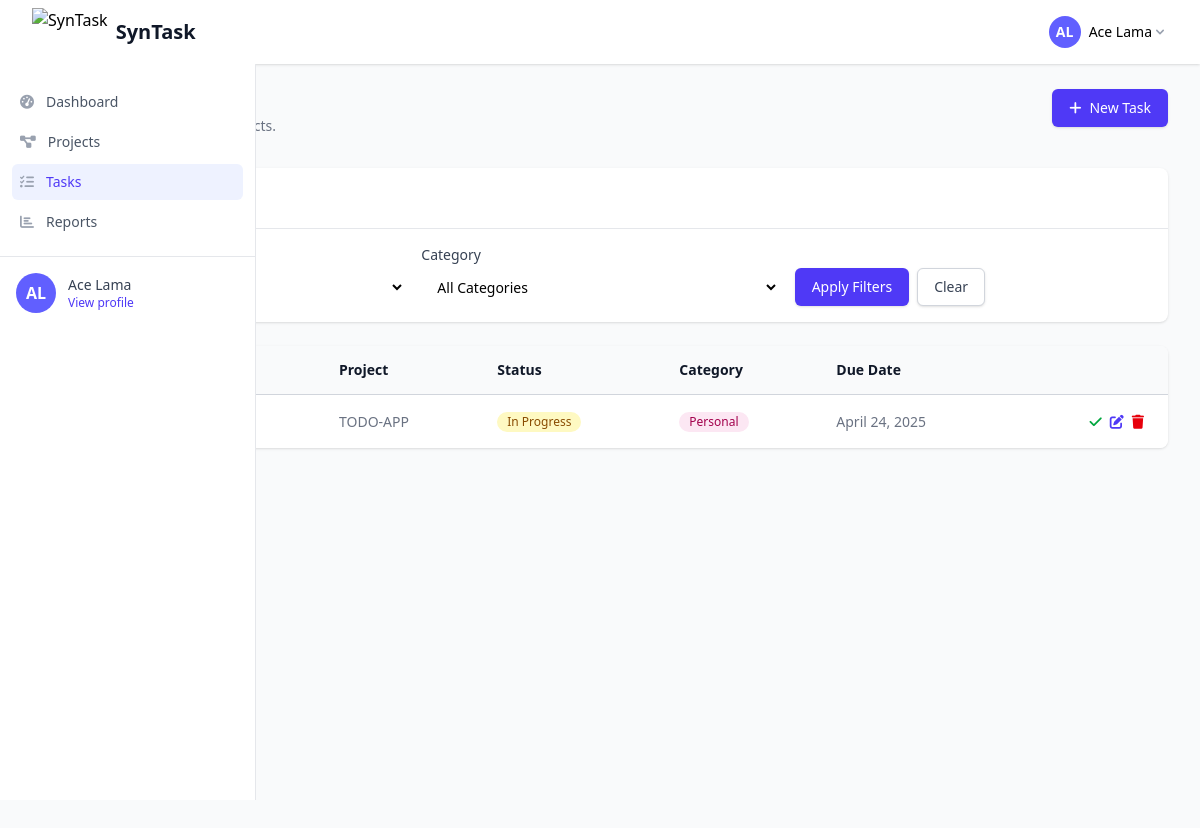
The app's page /projects/tasks/ (signed in) with its own data.
### accounts/models.py (models this page shows, shortened)
class User(AbstractUser):
    ROLE_CHOICES = (
        ('admin', 'Admin'),
        ('user', 'Regular User'),
    )
    username = None
    email = models.EmailField(_('email address'), unique=True)
    role = models.CharField(max_length=20, choices=ROLE_CHOICES, default='user')
    two_factor_enabled = models.BooleanField(default=False)
    USERNAME_FIELD = 'email'
    REQUIRED_FIELDS = ['first_name', 'last_name']
    objects = UserManager()

### projects/models.py (models this page shows, shortened)
class Task(models.Model):
    STATUS_CHOICES = [
        ('active', 'Active'),
        ('in_progress', 'In Progress'),
        ('complete', 'Complete'),
    ]
    CATEGORY_CHOICES = [
        ('work', 'Work'),
        ('personal', 'Personal'),
        ('health', 'Health'),
        ('education', 'Education'),
        ('other', 'Other'),
    ]
    title = models.CharField(max_length=200)
    description = models.TextField(blank=True)
    project = models.ForeignKey(Project, on_delete=models.CASCADE, related_name='tasks')
    due_date = models.DateField(null=True, blank=True)
    status = models.CharField(max_length=20, choices=STATUS_CHOICES, default='active')
    category = models.CharField(max_length=20, choices=CATEGORY_CHOICES, default='work')
    created_by = models.ForeignKey(User, on_delete=models.CASCADE)
    created_at = models.DateTimeField(auto_now_add=True)
    updated_at = models.DateTimeField(auto_now=True)
    def is_overdue(self):
        if self.due_date:
            return self.due_date < timezone.now().date() and self.status != 'complete'
        return False
    class Meta:
        ordering = ['due_date', '-updated_at']

class Project(models.Model):
    name = models.CharField(max_length=100)
    description = models.TextField(blank=True)
    owner = models.ForeignKey(User, on_delete=models.CASCADE, related_name='projects')
    created_at = models.DateTimeField(auto_now_add=True)
    updated_at = models.DateTimeField(auto_now=True)
    is_completed = models.BooleanField(default=False)
    class Meta:
        ordering = ['-updated_at']

### projects/views.py (the view)
# urls.py: path('tasks/', views.task_list, name='task_list'),
@login_required
def task_list(request):
    tasks = Task.objects.filter(created_by=request.user).order_by('-updated_at')
    status_filter = request.GET.get('status')
    category_filter = request.GET.get('category')
    if status_filter:
        tasks = tasks.filter(status=status_filter)
    if category_filter:
        tasks = tasks.filter(category=category_filter)
    context = {
        'tasks': tasks,
        'status_filter': status_filter,
        'category_filter': category_filter,
    }
    return render(request, 'projects/task_list.html', context)

### theme/templates/projects/task_list.html (shortened to what this page needs)
{% extends "base.html" %}
{% load static %}
{% block content %}
<div class="max-w-7xl mx-auto">
    <div class="sm:flex sm:items-center mb-8">
        <div class="sm:flex-auto">
            <h1 class="text-2xl font-bold text-gray-900">Tasks</h1>
            <p class="mt-1 text-sm text-gray-500">A list of all your tasks across projects.</p>
        </div>
        <div class="mt-4 sm:mt-0 sm:ml-16 sm:flex-none">
            <a href="{% url 'project_create' %}" class="inline-flex items-center justify-center rounded-md border border-transparent bg-indigo-600 px-4 py-2 text-sm font-medium text-white shadow-sm hover:bg-indigo-700 focus:outline-none focus:ring-2 focus:ring-indigo-500 focus:ring-offset-2 sm:w-auto">
                <i class="fas fa-plus mr-2"></i> New Task
            </a>
        </div>
    </div>
    <div class="bg-white shadow rounded-lg overflow-hidden mb-6">
        <div class="p-4 border-b border-gray-200">
            <h2 class="text-lg font-medium text-gray-900">Filters</h2>
        </div>
        <div class="p-4">
            <form method="get" class="grid grid-cols-1 md:grid-cols-3 gap-4">
                <div>
                    <label for="status" class="block text-sm font-medium text-gray-700">Status</label>
                </div>
                <div>
                    <label for="category" class="block text-sm font-medium text-gray-700">Category</label>
                    <select id="category" name="category" class="mt-1 block w-full pl-3 pr-10 py-2 text-base border-gray-300 focus:outline-none focus:ring-indigo-500 focus:border-indigo-500 sm:text-sm rounded-md">
                        <option value="">All Categories</option>
                    </select>
                </div>
                <div class="flex items-end">
                    <button type="submit" class="inline-flex items-center px-4 py-2 border border-transparent text-sm font-medium rounded-md shadow-sm text-white bg-indigo-600 hover:bg-indigo-700 focus:outline-none focus:ring-2 focus:ring-offset-2 focus:ring-indigo-500">
                        Apply Filters
                    </button>
                    <a href="{% url 'task_list' %}" class="ml-2 inline-flex items-center px-4 py-2 border border-gray-300 shadow-sm text-sm font-medium rounded-md text-gray-700 bg-white hover:bg-gray-50 focus:outline-none focus:ring-2 focus:ring-offset-2 focus:ring-indigo-500">
                        Clear
                    </a>
                </div>
            </form>
        </div>
    </div>
    <div class="bg-white shadow rounded-lg overflow-hidden">
        {% if tasks %}
        <div class="overflow-x-auto">
            <table class="min-w-full divide-y divide-gray-300">
                <thead class="bg-gray-50">
                    <tr>
                        <th scope="col" class="py-3.5 pl-4 pr-3 text-left text-sm font-semibold text-gray-900">Task</th>
                        <th scope="col" class="px-3 py-3.5 text-left text-sm font-semibold text-gray-900">Project</th>
                        <th scope="col" class="px-3 py-3.5 text-left text-sm font-semibold text-gray-900">Status</th>
                        <th scope="col" class="px-3 py-3.5 text-left text-sm font-semibold text-gray-900">Category</th>
                        <th scope="col" class="px-3 py-3.5 text-left text-sm font-semibold text-gray-900">Due Date</th>
                        <th scope="col" class="relative py-3.5 pl-3 pr-4 sm:pr-6">
                        </th>
                    </tr>
                </thead>
                <tbody class="divide-y divide-gray-200 bg-white">
                    {% for task in tasks %}
                    <tr>
                        <td class="whitespace-nowrap py-4 pl-4 pr-3 text-sm font-medium text-gray-900">{{ task.title }}</td>
                        <td class="whitespace-nowrap px-3 py-4 text-sm text-gray-500">{{ task.project.name }}</td>
                        <td class="whitespace-nowrap px-3 py-4 text-sm text-gray-500">
                            <span class="inline-flex items-center px-2.5 py-0.5 rounded-full text-xs font-medium
                                {% if task.status == 'active' %}bg-blue-100 text-blue-800
                                {% elif task.status == 'in_progress' %}bg-yellow-100 text-yellow-800
                                {% else %}bg-green-100 text-green-800{% endif %}">
                                {{ task.get_status_display }}
                            </span>
                        </td>
                        <td class="whitespace-nowrap px-3 py-4 text-sm text-gray-500">
                            <span class="inline-flex items-center px-2.5 py-0.5 rounded-full text-xs font-medium
                                {% if task.category == 'work' %}bg-purple-100 text-purple-800
                                {% elif task.category == 'personal' %}bg-pink-100 text-pink-800
                                {% elif task.category == 'health' %}bg-green-100 text-green-800
                                {% elif task.category == 'education' %}bg-blue-100 text-blue-800
                                {% else %}bg-gray-100 text-gray-800{% endif %}">
                                {{ task.get_category_display }}
                            </span>
                        </td>
                        <td class="whitespace-nowrap px-3 py-4 text-sm text-gray-500">
                            {% if task.due_date %}
                                {% if task.is_overdue %}
                                    <span class="text-red-500">{{ task.due_date }}</span>
                                {% else %}
                                    {{ task.due_date }}
                                {% endif %}
                            {% else %}
                                -
                            {% endif %}
                        </td>
                        <td class="relative whitespace-nowrap py-4 pl-3 pr-4 text-right text-sm font-medium sm:pr-6">
                            <div class="flex space-x-2 justify-end">
                                <button onclick="updateTaskStatus('{{ task.id }}', 'complete')" class="text-green-600 hover:text-green-900">
                                    <i class="fas fa-check"></i>
                                </button>
                                <a href="{% url 'task_update' task.pk %}" class="text-indigo-600 hover:text-indigo-900">
                                    <i class="fas fa-edit"></i>
                                </a>
                                <a href="{% url 'task_delete' task.pk %}" class="text-red-600 hover:text-red-900">
                                    <i class="fas fa-trash"></i>
                                </a>
                            </div>
                        </td>
                    </tr>
                    {% endfor %}
                </tbody>
            </table>
        </div>
        {% endif %}
    </div>
</div>
{% endblock %}

### theme/templates/partials/navbar.html (shortened to what this page needs)
{% load static %}
<nav class="bg-white shadow-sm sticky top-0 z-30">
    <div class="max-w-7xl mx-auto px-4 sm:px-6 lg:px-8">
        <div class="flex justify-between h-16">
            <div class="flex items-center">
                <div class="flex-shrink-0 flex items-center">
                    <img class="h-12 w-auto" src="{% static 'images/logo.svg' %}" alt="SynTask">
                    <span class="ml-2 text-xl font-semibold text-gray-900 hidden sm:inline">SynTask</span>
                </div>
            </div>
            <div class="flex items-center">
                <div class="ml-4 flex items-center md:ml-6">
                    <div class="ml-3 relative">
                        <div>
                            <button type="button"
                                    class="max-w-xs bg-white flex items-center text-sm rounded-full focus:outline-none focus:ring-2 focus:ring-offset-2 focus:ring-indigo-500"
                                    id="user-menu-btn"
                                    aria-expanded="false"
                                    aria-haspopup="true">
                                {% if user.profile.avatar %}
                                    <img class="h-8 w-8 rounded-full" src="{{ user.profile.avatar.url }}" alt="User avatar">
                                {% else %}
                                    <div class="h-8 w-8 rounded-full bg-indigo-500 flex items-center justify-center text-white font-semibold">
                                        {% if user.first_name and user.last_name %}
                                            {{ user.first_name|first }}{{ user.last_name|first }}
                                        {% else %}
                                            {{ user.username|first|upper }}
                                        {% endif %}
                                    </div>
                                {% endif %}
                                <span class="ml-2 hidden md:inline">
                                    {% if user.get_full_name %}
                                        {{ user.get_full_name }}
                                    {% else %}
                                        {{ user.username }}
                                    {% endif %}
                                </span>
                                <svg class="ml-1 h-4 w-4 text-gray-400 hidden md:inline" xmlns="http://www.w3.org/2000/svg" viewBox="0 0 20 20" fill="currentColor">
                                    <path fill-rule="evenodd" d="M5.293 7.293a1 1 0 011.414 0L10 10.586l3.293-3.293a1 1 0 111.414 1.414l-4 4a1 1 0 01-1.414 0l-4-4a1 1 0 010-1.414z" clip-rule="evenodd" />
                                </svg>
                            </button>
                        </div>
                    </div>
                </div>
            </div>
        </div>
    </div>
</nav>

### theme/templates/partials/sidebar.html (shortened to what this page needs)
{% load static %}
<div id="sidebar" class="fixed left-0 w-64 bg-white border-r border-gray-200 z-20 transform transition-transform duration-200 ease-in-out lg:translate-x-0 -translate-x-full">
    <div class="flex flex-col h-full">
        <div class="flex-1 flex flex-col pt-5 pb-4 overflow-y-auto">
            <div class="flex-1 px-3 space-y-1">
                <a href="{% url 'dashboard' %}" class="group flex items-center px-2 py-2 text-sm font-medium rounded-md {% if request.resolver_match.url_name == 'dashboard' %}bg-indigo-50 text-indigo-600{% else %}text-gray-600 hover:text-gray-900 hover:bg-gray-50{% endif %}">
                    <i class="fas fa-tachometer-alt mr-3 text-gray-400 group-hover:text-gray-500"></i>
                    Dashboard
                </a>
                <a href="{% url 'project_list' %}" class="group flex items-center px-2 py-2 text-sm font-medium rounded-md {% if 'project' in request.resolver_match.url_name %}bg-indigo-50 text-indigo-600{% else %}text-gray-600 hover:text-gray-900 hover:bg-gray-50{% endif %}">
                    <i class="fas fa-project-diagram mr-3 text-gray-400 group-hover:text-gray-500"></i>
                    Projects
                </a>
                <a href="{% url 'task_list' %}" class="group flex items-center px-2 py-2 text-sm font-medium rounded-md {% if 'task' in request.resolver_match.url_name %}bg-indigo-50 text-indigo-600{% else %}text-gray-600 hover:text-gray-900 hover:bg-gray-50{% endif %}">
                    <i class="fas fa-tasks mr-3 text-gray-400 group-hover:text-gray-500"></i>
                    Tasks
                </a>
                <a href="{% url 'overall_report' %}" class="group flex items-center px-2 py-2 text-sm font-medium rounded-md {% if 'report' in request.resolver_match.url_name %}bg-indigo-50 text-indigo-600{% else %}text-gray-600 hover:text-gray-900 hover:bg-gray-50{% endif %}">
                    <i class="fas fa-chart-bar mr-3 text-gray-400 group-hover:text-gray-500"></i>
                    Reports
                </a>
            </div>
        </div>
        <div class="flex-shrink-0 flex border-t border-gray-200 p-4">
            <div class="flex items-center">
                {% if user.profile.avatar %}
                    <img class="h-10 w-10 rounded-full" src="{{ user.profile.avatar.url }}" alt="Profile avatar">
                {% else %}
                    <div class="h-10 w-10 rounded-full bg-indigo-500 flex items-center justify-center text-white font-semibold">
                        {% if user.first_name and user.last_name %}
                            {{ user.first_name|first }}{{ user.last_name|first }}
                        {% else %}
                            {{ user.username|first|upper }}
                        {% endif %}
                    </div>
                {% endif %}
                <div class="ml-3">
                    <p class="text-sm font-medium text-gray-700">
                        {% if user.get_full_name %}
                            {{ user.get_full_name }}
                        {% else %}
                            {{ user.username }}
                        {% endif %}
                    </p>
                    <a href="{% url 'profile_settings' %}" class="text-xs font-medium text-indigo-600 hover:text-indigo-500">View profile</a>
                </div>
            </div>
        </div>
    </div>
</div>

### theme/templates/base.html (style rules this page uses)
#sidebar { top: 4rem; height: calc(100vh - 4rem); }

### records on screen
User: first_name|first "A", last_name|first "L", get_full_name "Ace Lama"
Task: project.name "TODO-APP", status "In Progress", category "Personal", due_date "April 24, 2025"
